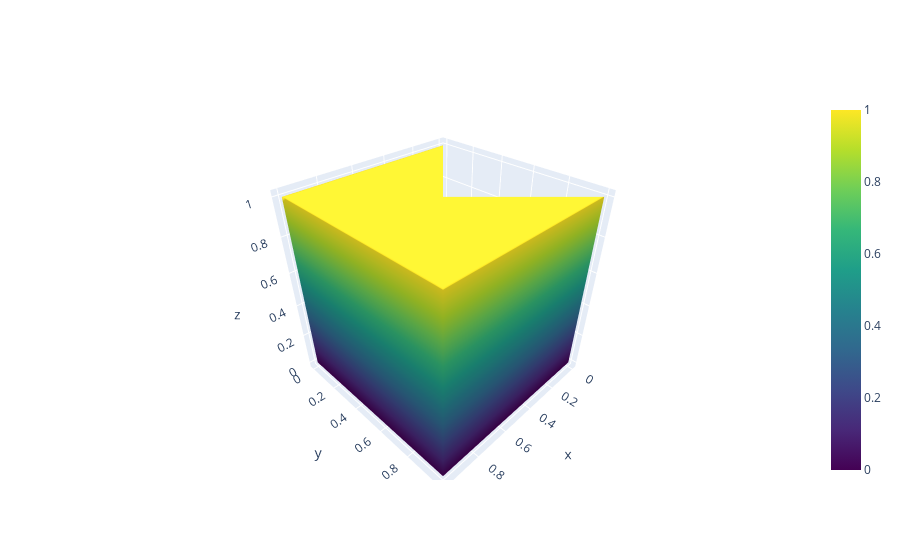

The notebook cell this image was saved under:
### Markdown cell above
Heres what happens if we only have four coordinates per row

### Code cell
cube = Surface(x=x[:,:-1],y=y[:,:-1],z=z[:,:-1], colorscale='Viridis')
iplot([cube])

### Figure 1 — Plotly figure (JSON) as saved in the notebook; plotly's stock layout.template omitted (floating-point values rounded to 4 significant figures)
{"data": [{"colorscale": [[0, "#440154"], [0.1111, "#482878"], [0.2222, "#3e4989"], [0.3333, "#31688e"], [0.4444, "#26828e"], [0.5556, "#1f9e89"], [0.6667, "#35b779"], [0.7778, "#6ece58"], [0.8889, "#b5de2b"], [1, "#fde725"]], "type": "surface", "x": [[0.5, 0.5, 0.5, 0.5], [0, 1, 1, 0], [0, 1, 1, 0], [0.5, 0.5, 0.5, 0.5]], "y": [[0.5, 0.5, 0.5, 0.5], [0, 0, 1, 1], [0, 0, 1, 1], [0.5, 0.5, 0.5, 0.5]], "z": [[0, 0, 0, 0], [0, 0, 0, 0], [1, 1, 1, 1], [1, 1, 1, 1]]}], "layout": {}}
